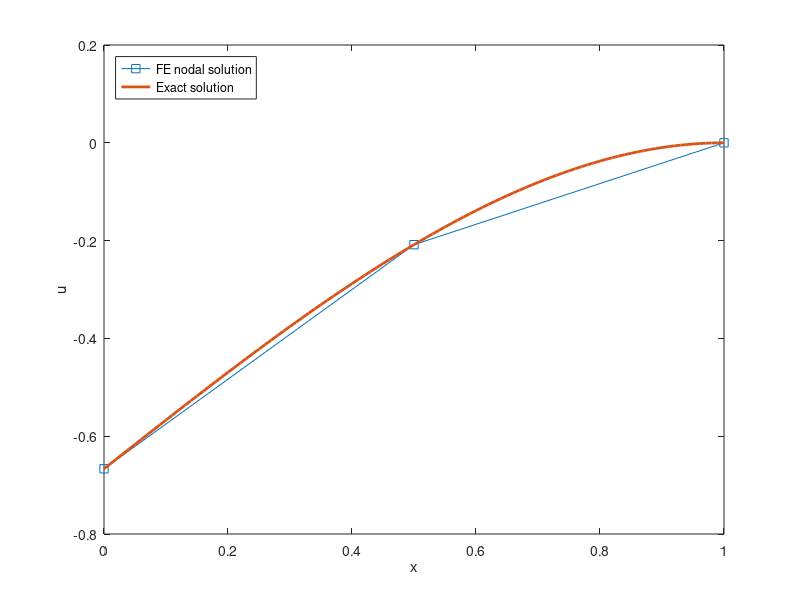

Write MATLAB code to recreate this figure.
clear all;

K=[2 -2  0 
  -2  4 -2 
   0 -2  2];
   
f=[-11/12 1/2 5/12]';

K(3,3)=2e6;
f(3)=0;

u=K\f

x1=[0:1/100:1];                    % analytically obtain the exact  
exact_u=-1/3 * x1.^3 + x1 - 2/3;   % solutions for comparison

% next block: plot nodal u, compare with the exact solution
figure(1);                                     % figure 1
plot([0 1/2 1], u,'s-',x1,exact_u,'-', 'LineWidth',2);  
xlabel('x');                                  
ylabel('u');
legend('FE nodal solution', 'Exact solution','location','northwest');
